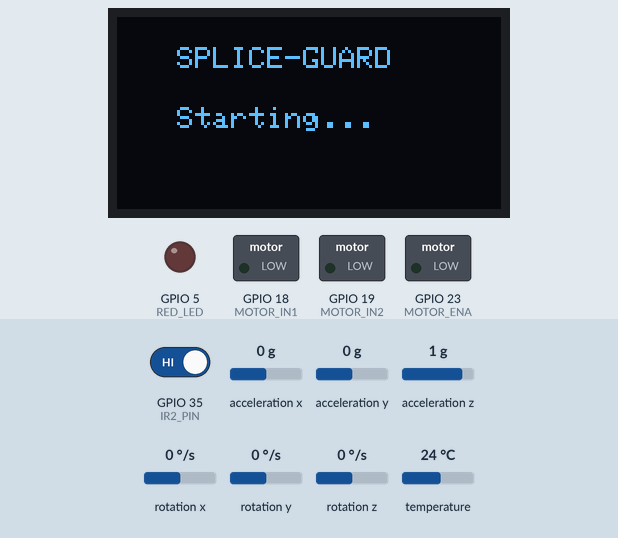
Bench run of a sketch on a simulated ESP32. Shown: 128×64 one-colour display, switched loads named in the sketch (green lamp = pin HIGH), output pins drawn as LEDs (lit = HIGH). The test bench sets the inputs (shaded band); at power-on: acceleration x 0 g, GPIO 35 (IR2_PIN) HIGH, acceleration y 0 g, acceleration z 1 g, rotation x 0 °/s, rotation y 0 °/s, rotation z 0 °/s, temperature 24 °C. What the sketch prints to the serial monitor is not drawn.

Above: at 1.1 s.
At 3.7 s:
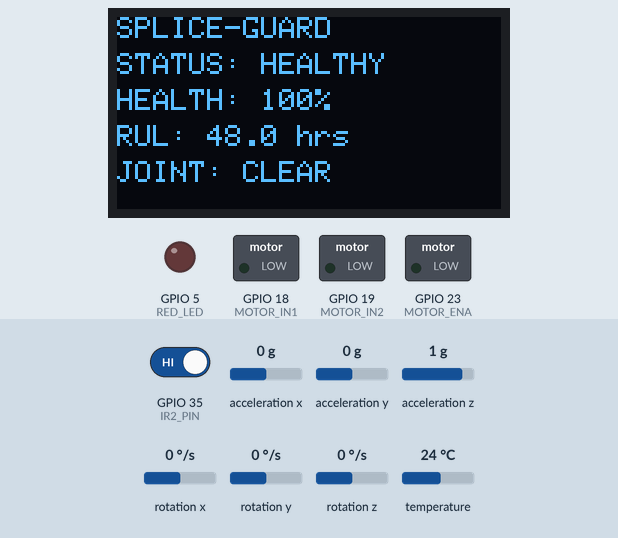
3.8 s: acceleration x set to -0.3 g
At 6.4 s:
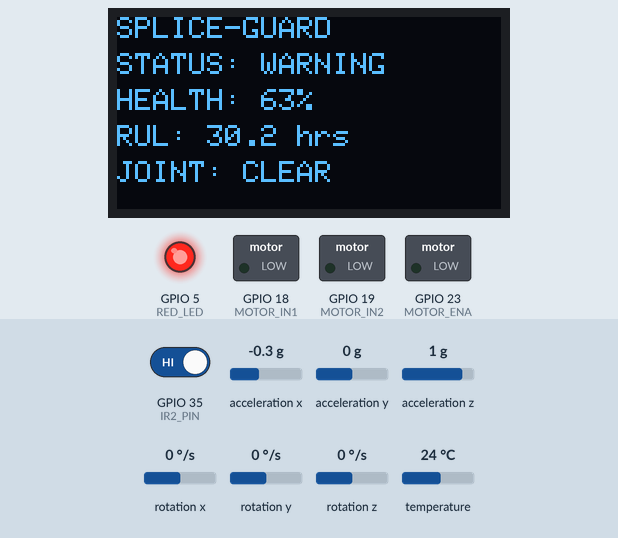
6.8 s: GPIO 35 (IR2_PIN) driven LOW
At 7.5 s:
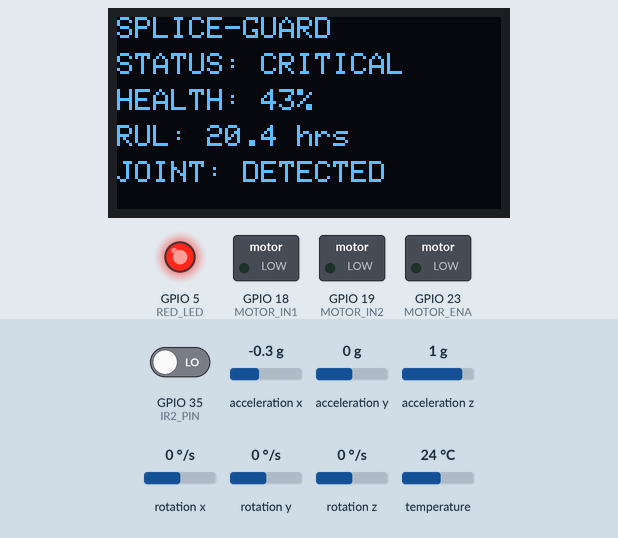
9.8 s: GPIO 35 (IR2_PIN) driven HIGH
At 10.4 s:
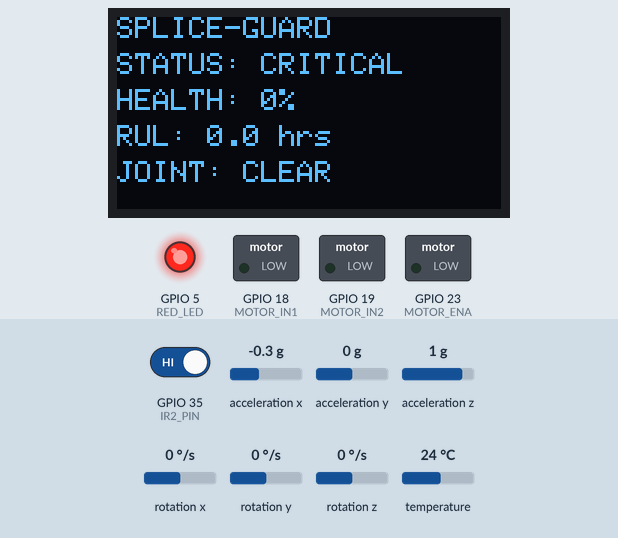
Timing chart, 0 to 12.8 s (numbered marks = the images above; inputs shaded):
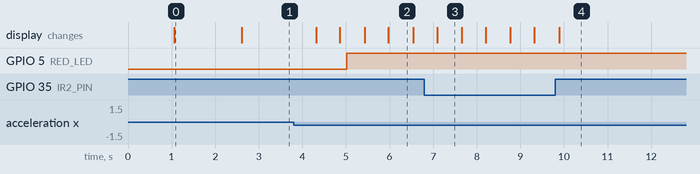

Measured:
- the behaviour switches between -0.1 and -0.2 g on acceleration x (found by bisection; images 1 and 2)
- after the input at 3.8 s, GPIO 5 (RED_LED): LOW → HIGH after 1.2 s; the display: first changes after 0.52 s (image 2 shows a later state)
- after the input at 6.8 s, the display: changes after 0.29 s (image 3)
- after the input at 9.8 s, the display: changes after 0.09 s (image 4)
- what the display in image 0 shows lasts 1.5 s, from 1.1 s to 2.6 s
- what the display in image 2 shows lasts 0.5 s, from 6.0 s to 6.5 s

The sketch:

splice.ino
```cpp
#include <Wire.h>
#include <WiFi.h>
#include <HTTPClient.h>

#include <Adafruit_GFX.h>
#include <Adafruit_SSD1306.h>

#include <Adafruit_MPU6050.h>
#include <Adafruit_Sensor.h>

// =====================================================
// WIFI
// =====================================================

const char* WIFI_SSID = "YOUR_WIFI_NAME";
const char* WIFI_PASSWORD = "YOUR_WIFI_PASSWORD";

// Leave this empty for now.
// We will put your actual API/backend endpoint here
// once the dashboard communication layer is ready.
const char* SERVER_URL = "";

// =====================================================
// OLED
// =====================================================

#define SCREEN_WIDTH 128
#define SCREEN_HEIGHT 64

Adafruit_SSD1306 display(
  SCREEN_WIDTH,
  SCREEN_HEIGHT,
  &Wire,
  -1
);

// =====================================================
// PINS
// =====================================================

#define SDA_PIN 21
#define SCL_PIN 22

#define IR2_PIN 35

#define MOTOR_IN1 18
#define MOTOR_IN2 19
#define MOTOR_ENA 23

#define RED_LED 5

// =====================================================
// MPU6050
// =====================================================

Adafruit_MPU6050 mpu1;
Adafruit_MPU6050 mpu2;

bool mpu1Available = false;
bool mpu2Available = false;

// =====================================================
// VARIABLES
// =====================================================

int ir2Value = 0;

float vibration1 = 0;
float vibration2 = 0;

float temperature1 = 0;
float temperature2 = 0;

float healthScore = 100;
float rulHours = 48;

String systemStatus = "HEALTHY";

unsigned long lastTelemetry = 0;
unsigned long lastDisplay = 0;

// =====================================================
// SETUP
// =====================================================

void setup() {

  Serial.begin(115200);

  delay(1000);

  Serial.println();
  Serial.println("================================");
  Serial.println("      SPLICE-GUARD STARTING");
  Serial.println("================================");

  // ---------------------------------------------------
  // I2C
  // ---------------------------------------------------

  Wire.begin(SDA_PIN, SCL_PIN);

  // ---------------------------------------------------
  // OLED
  // ---------------------------------------------------

  if (!display.begin(SSD1306_SWITCHCAPVCC, 0x3C)) {

    Serial.println("OLED NOT FOUND!");

  } else {

    Serial.println("OLED FOUND!");

    display.clearDisplay();

    display.setTextColor(SSD1306_WHITE);

    display.setTextSize(1);

    display.setCursor(20, 10);
    display.println("SPLICE-GUARD");

    display.setCursor(20, 30);
    display.println("Starting...");

    display.display();

    delay(1500);
  }

  // ---------------------------------------------------
  // IR2
  // ---------------------------------------------------

  pinMode(IR2_PIN, INPUT);

  Serial.println("IR2 initialized");

  // ---------------------------------------------------
  // MOTOR
  // ---------------------------------------------------

  pinMode(MOTOR_IN1, OUTPUT);
  pinMode(MOTOR_IN2, OUTPUT);
  pinMode(MOTOR_ENA, OUTPUT);

  // Motor OFF at startup
  digitalWrite(MOTOR_IN1, LOW);
  digitalWrite(MOTOR_IN2, LOW);
  analogWrite(MOTOR_ENA, 0);

  // ---------------------------------------------------
  // LED
  // ---------------------------------------------------

  pinMode(RED_LED, OUTPUT);
  digitalWrite(RED_LED, LOW);

  // ---------------------------------------------------
  // MPU #1
  // ---------------------------------------------------

  Serial.println("Checking MPU #1 at 0x68...");

  if (mpu1.begin(0x68, &Wire)) {

    mpu1Available = true;

    Serial.println("MPU #1 FOUND at 0x68");

    mpu1.setAccelerometerRange(MPU6050_RANGE_8_G);
    mpu1.setGyroRange(MPU6050_RANGE_500_DEG);
    mpu1.setFilterBandwidth(MPU6050_BAND_21_HZ);

  } else {

    Serial.println("MPU #1 NOT FOUND");

  }

  // ---------------------------------------------------
  // MPU #2
  // ---------------------------------------------------

  Serial.println("Checking MPU #2 at 0x69...");

  if (mpu2.begin(0x69, &Wire)) {

    mpu2Available = true;

    Serial.println("MPU #2 FOUND at 0x69");

    mpu2.setAccelerometerRange(MPU6050_RANGE_8_G);
    mpu2.setGyroRange(MPU6050_RANGE_500_DEG);
    mpu2.setFilterBandwidth(MPU6050_BAND_21_HZ);

  } else {

    Serial.println("MPU #2 NOT FOUND");

  }

  // ---------------------------------------------------
  // WIFI
  // ---------------------------------------------------

  connectWiFi();

  Serial.println();
  Serial.println("================================");
  Serial.println("     SPLICE-GUARD READY");
  Serial.println("================================");
  Serial.println();
}


// =====================================================
// WIFI CONNECTION
// =====================================================

void connectWiFi() {

  if (
    strcmp(WIFI_SSID, "YOUR_WIFI_NAME") == 0 ||
    strlen(WIFI_SSID) == 0
  ) {

    Serial.println("WiFi credentials not configured.");

    return;
  }

  WiFi.mode(WIFI_STA);

  WiFi.begin(WIFI_SSID, WIFI_PASSWORD);

  Serial.print("Connecting to WiFi");

  int attempts = 0;

  while (
    WiFi.status() != WL_CONNECTED &&
    attempts < 20
  ) {

    delay(500);

    Serial.print(".");

    attempts++;
  }

  Serial.println();

  if (WiFi.status() == WL_CONNECTED) {

    Serial.println("WiFi connected!");

    Serial.print("ESP32 IP: ");
    Serial.println(WiFi.localIP());

  } else {

    Serial.println("WiFi connection failed.");

  }
}


// =====================================================
// READ MPU #1
// =====================================================

void readMPU1() {

  if (!mpu1Available) {

    // Demo fallback
    vibration1 = 0.35;
    temperature1 = 31.5;

    return;
  }

  sensors_event_t accel;
  sensors_event_t gyro;
  sensors_event_t temp;

  mpu1.getEvent(
    &accel,
    &gyro,
    &temp
  );

  float magnitude = sqrt(
    accel.acceleration.x * accel.acceleration.x +
    accel.acceleration.y * accel.acceleration.y +
    accel.acceleration.z * accel.acceleration.z
  );

  vibration1 = magnitude;

  temperature1 = temp.temperature;
}


// =====================================================
// READ MPU #2
// =====================================================

void readMPU2() {

  if (!mpu2Available) {

    // Demo fallback
    vibration2 = 0.42;
    temperature2 = 32.0;

    return;
  }

  sensors_event_t accel;
  sensors_event_t gyro;
  sensors_event_t temp;

  mpu2.getEvent(
    &accel,
    &gyro,
    &temp
  );

  float magnitude = sqrt(
    accel.acceleration.x * accel.acceleration.x +
    accel.acceleration.y * accel.acceleration.y +
    accel.acceleration.z * accel.acceleration.z
  );

  vibration2 = magnitude;

  temperature2 = temp.temperature;
}


// =====================================================
// READ IR2
// =====================================================

void readIR2() {

  ir2Value = digitalRead(IR2_PIN);

}


// =====================================================
// CALCULATE HEALTH
// =====================================================

void calculateHealth() {

  float vibration = max(
    vibration1,
    vibration2
  );

  // Demo health model
  // This can later be replaced by your actual
  // trained/validated degradation model.

  if (ir2Value == 0) {

    healthScore -= 0.3;

  }

  if (vibration > 15) {

    healthScore -= 2;

  } else if (vibration > 10) {

    healthScore -= 1;

  }

  // Keep within range

  if (healthScore > 100)
    healthScore = 100;

  if (healthScore < 0)
    healthScore = 0;


  // Determine system state

  if (healthScore >= 80) {

    systemStatus = "HEALTHY";

    digitalWrite(RED_LED, LOW);

  }

  else if (healthScore >= 50) {

    systemStatus = "WARNING";

    digitalWrite(RED_LED, HIGH);

  }

  else {

    systemStatus = "CRITICAL";

    digitalWrite(RED_LED, HIGH);

  }


  // RUL approximation

  rulHours = healthScore * 0.48;

}


// =====================================================
// OLED DISPLAY
// =====================================================

void updateOLED() {

  display.clearDisplay();

  display.setTextColor(SSD1306_WHITE);

  // Title

  display.setTextSize(1);

  display.setCursor(0, 0);

  display.println("SPLICE-GUARD");

  // Status

  display.setCursor(0, 12);

  display.print("STATUS: ");

  display.println(systemStatus);

  // Health

  display.setCursor(0, 24);

  display.print("HEALTH: ");

  display.print(healthScore, 0);

  display.println("%");

  // RUL

  display.setCursor(0, 36);

  display.print("RUL: ");

  display.print(rulHours, 1);

  display.println(" hrs");

  // IR

  display.setCursor(0, 48);

  display.print("JOINT: ");

  if (ir2Value == 0)
    display.println("DETECTED");
  else
    display.println("CLEAR");

  display.display();
}


// =====================================================
// PRINT TELEMETRY
// =====================================================

void printTelemetry() {

  Serial.println();
  Serial.println("========== TELEMETRY ==========");

  Serial.print("IR2: ");
  Serial.println(ir2Value);

  Serial.print("Vibration 1: ");
  Serial.println(vibration1, 2);

  Serial.print("Vibration 2: ");
  Serial.println(vibration2, 2);

  Serial.print("Temperature 1: ");
  Serial.println(temperature1, 2);

  Serial.print("Temperature 2: ");
  Serial.println(temperature2, 2);

  Serial.print("Health Score: ");
  Serial.println(healthScore, 1);

  Serial.print("RUL: ");
  Serial.println(rulHours, 1);

  Serial.print("Status: ");
  Serial.println(systemStatus);

  Serial.println("===============================");
}


// =====================================================
// CREATE JSON TELEMETRY
// =====================================================

String createJSON() {

  String json = "{";

  json += "\"device\":\"SPLICE-GUARD\",";
  json += "\"ir2\":";
  json += String(ir2Value);
  json += ",";

  json += "\"vibration1\":";
  json += String(vibration1, 2);
  json += ",";

  json += "\"vibration2\":";
  json += String(vibration2, 2);
  json += ",";

  json += "\"temperature1\":";
  json += String(temperature1, 2);
  json += ",";

  json += "\"temperature2\":";
  json += String(temperature2, 2);
  json += ",";

  json += "\"health\":";
  json += String(healthScore, 1);
  json += ",";

  json += "\"rul_hours\":";
  json += String(rulHours, 1);
  json += ",";

  json += "\"status\":\"";
  json += systemStatus;
  json += "\"";

  json += "}";

  return json;
}


// =====================================================
// SEND DATA TO SERVER
// =====================================================

void sendTelemetry() {

  if (
    strlen(SERVER_URL) == 0 ||
    WiFi.status() != WL_CONNECTED
  ) {

    return;
  }

  HTTPClient http;

  http.begin(SERVER_URL);

  http.addHeader(
    "Content-Type",
    "application/json"
  );

  String json = createJSON();

  int responseCode = http.POST(json);

  Serial.print("Server response: ");
  Serial.println(responseCode);

  if (responseCode > 0) {

    String response = http.getString();

    Serial.println("Server:");
    Serial.println(response);

  }

  http.end();
}


// =====================================================
// MOTOR FUNCTIONS
// =====================================================

void motorForward(int speedValue) {

  speedValue = constrain(
    speedValue,
    0,
    255
  );

  digitalWrite(MOTOR_IN1, HIGH);
  digitalWrite(MOTOR_IN2, LOW);

  analogWrite(
    MOTOR_ENA,
    speedValue
  );
}


void motorStop() {

  digitalWrite(MOTOR_IN1, LOW);
  digitalWrite(MOTOR_IN2, LOW);

  analogWrite(
    MOTOR_ENA,
    0
  );
}


// =====================================================
// MAIN LOOP
// =====================================================

void loop() {

  // Read sensors

  readIR2();

  readMPU1();

  readMPU2();


  // Process data

  calculateHealth();


  // OLED

  if (
    millis() - lastDisplay >= 500
  ) {

    updateOLED();

    lastDisplay = millis();
  }


  // Telemetry

  if (
    millis() - lastTelemetry >= 1000
  ) {

    printTelemetry();

    String json = createJSON();

    Serial.println("JSON:");
    Serial.println(json);

    sendTelemetry();

    lastTelemetry = millis();
  }


  delay(50);
}
```
